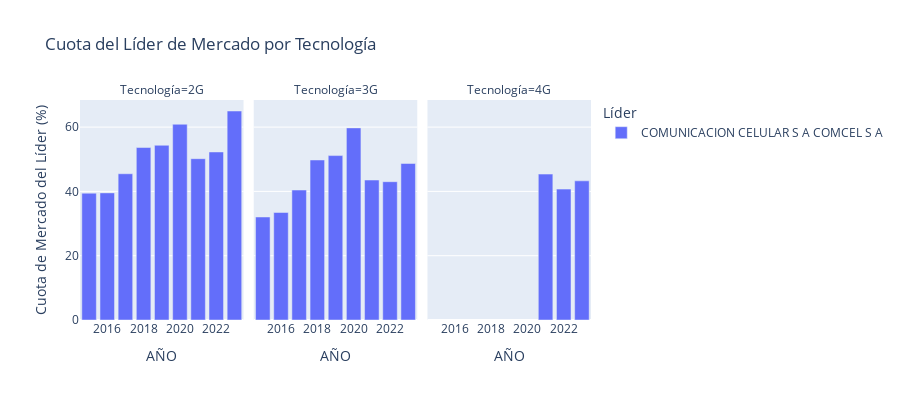

The code cell stored with this chart in its notebook:
### Code cell
def identificar_lideres_mercado(df):
    años = sorted(df['AÑO'].unique())
    lideres = []
    
    for tecnologia in tecnologias_para_analizar:
        for año in años:
            try:
                cuota = analizar_cuota_mercado_por_tecnologia(df, tecnologia, año)
                if len(cuota) > 0:
                    lider = cuota.iloc[0]
                    lideres.append({
                        'AÑO': año,
                        'Tecnología': tecnologia.replace('COBERTURA ', '').replace('COBERTUTA ', ''),
                        'Líder': lider['PROVEEDOR'],
                        'Cuota (%)': lider['Porcentaje']
                    })
            except:
                pass
    
    return pd.DataFrame(lideres)

df_lideres = identificar_lideres_mercado(df)

for tecnologia in df_lideres['Tecnología'].unique():
    df_tech = df_lideres[df_lideres['Tecnología'] == tecnologia]

fig = px.bar(
    df_lideres,
    x='AÑO',
    y='Cuota (%)',
    color='Líder',
    facet_col='Tecnología',
    title='Cuota del Líder de Mercado por Tecnología',
    labels={'Cuota (%)': 'Cuota de Mercado del Líder (%)'}
)

fig.update_layout(height=400)
fig.write_html('graficos/lideres_mercado_por_tecnologia.html')
fig.show()

### Figure 1 — Plotly figure (JSON) as saved in the notebook; plotly's stock layout.template omitted (floating-point values rounded to 4 significant figures)
{"data": [{"hovertemplate": "Líder=COMUNICACION CELULAR S A COMCEL S A<br>Tecnología=2G<br>AÑO=%{x}<br>Cuota de Mercado del Líder (%)=%{y}<extra></extra>", "legendgroup": "COMUNICACION CELULAR S A COMCEL S A", "marker": {"color": "#636efa", "pattern": {"shape": ""}}, "name": "COMUNICACION CELULAR S A COMCEL S A", "orientation": "v", "showlegend": true, "textposition": "auto", "type": "bar", "x": [2015, 2016, 2017, 2018, 2019, 2020, 2021, 2022, 2023], "xaxis": "x", "y": [39.45, 39.54, 45.49, 53.65, 54.35, 60.89, 50.18, 52.27, 65.01], "yaxis": "y"}, {"hovertemplate": "Líder=COMUNICACION CELULAR S A COMCEL S A<br>Tecnología=3G<br>AÑO=%{x}<br>Cuota de Mercado del Líder (%)=%{y}<extra></extra>", "legendgroup": "COMUNICACION CELULAR S A COMCEL S A", "marker": {"color": "#636efa", "pattern": {"shape": ""}}, "name": "COMUNICACION CELULAR S A COMCEL S A", "orientation": "v", "showlegend": false, "textposition": "auto", "type": "bar", "x": [2015, 2016, 2017, 2018, 2019, 2020, 2021, 2022, 2023], "xaxis": "x2", "y": [32.04, 33.44, 40.43, 49.77, 51.14, 59.76, 43.54, 43.02, 48.69], "yaxis": "y2"}, {"hovertemplate": "Líder=COMUNICACION CELULAR S A COMCEL S A<br>Tecnología=4G<br>AÑO=%{x}<br>Cuota de Mercado del Líder (%)=%{y}<extra></extra>", "legendgroup": "COMUNICACION CELULAR S A COMCEL S A", "marker": {"color": "#636efa", "pattern": {"shape": ""}}, "name": "COMUNICACION CELULAR S A COMCEL S A", "orientation": "v", "showlegend": false, "textposition": "auto", "type": "bar", "x": [2021, 2022, 2023], "xaxis": "x3", "y": [45.39, 40.71, 43.29], "yaxis": "y3"}], "layout": {"annotations": [{"font": {}, "showarrow": false, "text": "Tecnología=2G", "x": 0.16, "xanchor": "center", "xref": "paper", "y": 1, "yanchor": "bottom", "yref": "paper"}, {"font": {}, "showarrow": false, "text": "Tecnología=3G", "x": 0.5, "xanchor": "center", "xref": "paper", "y": 1, "yanchor": "bottom", "yref": "paper"}, {"font": {}, "showarrow": false, "text": "Tecnología=4G", "x": 0.84, "xanchor": "center", "xref": "paper", "y": 1, "yanchor": "bottom", "yref": "paper"}], "barmode": "relative", "height": 400, "legend": {"title": {"text": "Líder"}, "tracegroupgap": 0}, "title": {"text": "Cuota del Líder de Mercado por Tecnología"}, "xaxis": {"anchor": "y", "domain": [0, 0.32], "title": {"text": "AÑO"}}, "xaxis2": {"anchor": "y2", "domain": [0.34, 0.66], "matches": "x", "title": {"text": "AÑO"}}, "xaxis3": {"anchor": "y3", "domain": [0.68, 1.0], "matches": "x", "title": {"text": "AÑO"}}, "yaxis": {"anchor": "x", "domain": [0, 1], "title": {"text": "Cuota de Mercado del Líder (%)"}}, "yaxis2": {"anchor": "x2", "domain": [0, 1], "matches": "y", "showticklabels": false}, "yaxis3": {"anchor": "x3", "domain": [0, 1], "matches": "y", "showticklabels": false}}}
